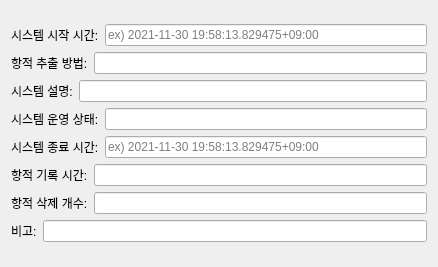
                          <widget class="QWidget" name="AI_EquipmentTraces_user_traces_info_sub__scrollAreaWidgetContents_1">
                           <property name="geometry">
                            <rect>
                             <x>0</x>
                             <y>0</y>
                             <width>438</width>
                             <height>267</height>
                            </rect>
                           </property>
                           <layout class="QGridLayout" name="gridLayout_14">
                            <item row="0" column="0">
                             <layout class="QVBoxLayout" name="AI_EquipmentTraces_user_traces_info_sub__verticalLayout_1">
                              <item>
                               <layout class="QHBoxLayout" name="AI_EquipmentTraces_user_trace_info_system_power_on_time__horizontalLayout_1">
                                <item>
                                 <widget class="QLabel" name="AI_EquipmentTraces_user_trace_info_system_power_on_time__label_1">
                                  <property name="text">
                                   <string>시스템 시작 시간:</string>
                                  </property>
                                 </widget>
                                </item>
                                <item>
                                 <widget class="QLineEdit" name="AI_EquipmentTraces_user_trace_info_system_power_on_time__lineEdit_1">
                                  <property name="placeholderText">
                                   <string>ex) 2021-11-30 19:58:13.829475+09:00</string>
                                  </property>
                                 </widget>
                                </item>
                               </layout>
                              </item>
                              <item>
                               <layout class="QHBoxLayout" name="AI_EquipmentTraces_user_trace_info_track_extractopm_description__horizontalLayout_1">
                                <item>
                                 <widget class="QLabel" name="AI_EquipmentTraces_user_trace_info_track_extractopm_description__label_1">
                                  <property name="text">
                                   <string>항적 추출 방법:</string>
                                  </property>
                                 </widget>
                                </item>
                                <item>
                                 <widget class="QLineEdit" name="AI_EquipmentTraces_user_trace_info_track_extractopm_description__lineEdit_1"/>
                                </item>
                               </layout>
                              </item>
                              <item>
                               <layout class="QHBoxLayout" name="AI_EquipmentTraces_user_trace_info_system_description__horizontalLayout_1">
                                <item>
                                 <widget class="QLabel" name="AI_EquipmentTraces_user_trace_info_system_description__label_1">
                                  <property name="text">
                                   <string>시스템 설명:</string>
                                  </property>
                                 </widget>
                                </item>
                                <item>
                                 <widget class="QLineEdit" name="AI_EquipmentTraces_user_trace_info_system_description__lineEdit_1"/>
                                </item>
                               </layout>
                              </item>
                              <item>
                               <layout class="QHBoxLayout" name="AI_EquipmentTraces_user_trace_info_system_operation_status__lhorizontalLayout_1">
                                <item>
                                 <widget class="QLabel" name="AI_EquipmentTraces_user_trace_info_system_operation_status__label_1">
                                  <property name="text">
                                   <string>시스템 운영 상태:</string>
                                  </property>
                                 </widget>
                                </item>
                                <item>
                                 <widget class="QLineEdit" name="AI_EquipmentTraces_user_trace_info_system_operation_status__lineEdit_1"/>
                                </item>
                               </layout>
                              </item>
                              <item>
                               <layout class="QHBoxLayout" name="AI_EquipmentTraces_user_trace_info_system_power_off_time__horizontalLayout_1">
                                <item>
                                 <widget class="QLabel" name="AI_EquipmentTraces_user_trace_info_system_power_off_time__label_1">
                                  <property name="text">
                                   <string>시스템 종료 시간:</string>
                                  </property>
                                 </widget>
                                </item>
                                <item>
                                 <widget class="QLineEdit" name="AI_EquipmentTraces_user_trace_info_system_power_off_time__lineEdit_1">
                                  <property name="placeholderText">
                                   <string>ex) 2021-11-30 19:58:13.829475+09:00</string>
                                  </property>
                                 </widget>
                                </item>
                               </layout>
                              </item>
                              <item>
                               <layout class="QHBoxLayout" name="AI_EquipmentTraces_user_trace_info_track_recording_period__horizontalLayout_1">
                                <item>
                                 <widget class="QLabel" name="AI_EquipmentTraces_user_trace_info_track_recording_period__label_1">
                                  <property name="text">
                                   <string>항적 기록 시간:</string>
                                  </property>
                                 </widget>
                                </item>
                                <item>
                                 <widget class="QLineEdit" name="AI_EquipmentTraces_user_trace_info_track_recording_period__lineEdit_1"/>
                                </item>
                               </layout>
                              </item>
                              <item>
                               <layout class="QHBoxLayout" name="AI_EquipmentTraces_user_trace_info_track_deletion_trace__horizontalLayout_1">
                                <item>
                                 <widget class="QLabel" name="AI_EquipmentTraces_user_trace_info_track_deletion_trace__label_1">
                                  <property name="text">
                                   <string>항적 삭제 개수:</string>
                                  </property>
                                 </widget>
                                </item>
                                <item>
                                 <widget class="QLineEdit" name="AI_EquipmentTraces_user_trace_info_track_deletion_trace__lineEdit_1"/>
                                </item>
                               </layout>
                              </item>
                              <item>
                               <layout class="QHBoxLayout" name="AI_EquipmentTraces_user_trace_info_user_trace_notes__horizontalLayout_1">
                                <item>
                                 <widget class="QLabel" name="AI_EquipmentTraces_user_trace_info_user_trace_notes__label_1">
                                  <property name="text">
                                   <string>비고:</string>
                                  </property>
                                 </widget>
                                </item>
                                <item>
                                 <widget class="QLineEdit" name="AI_EquipmentTraces_user_trace_info_user_trace_notes__lineEdit_1"/>
                                </item>
                               </layout>
                              </item>
                             </layout>
                            </item>
                           </layout>
                          </widget>
